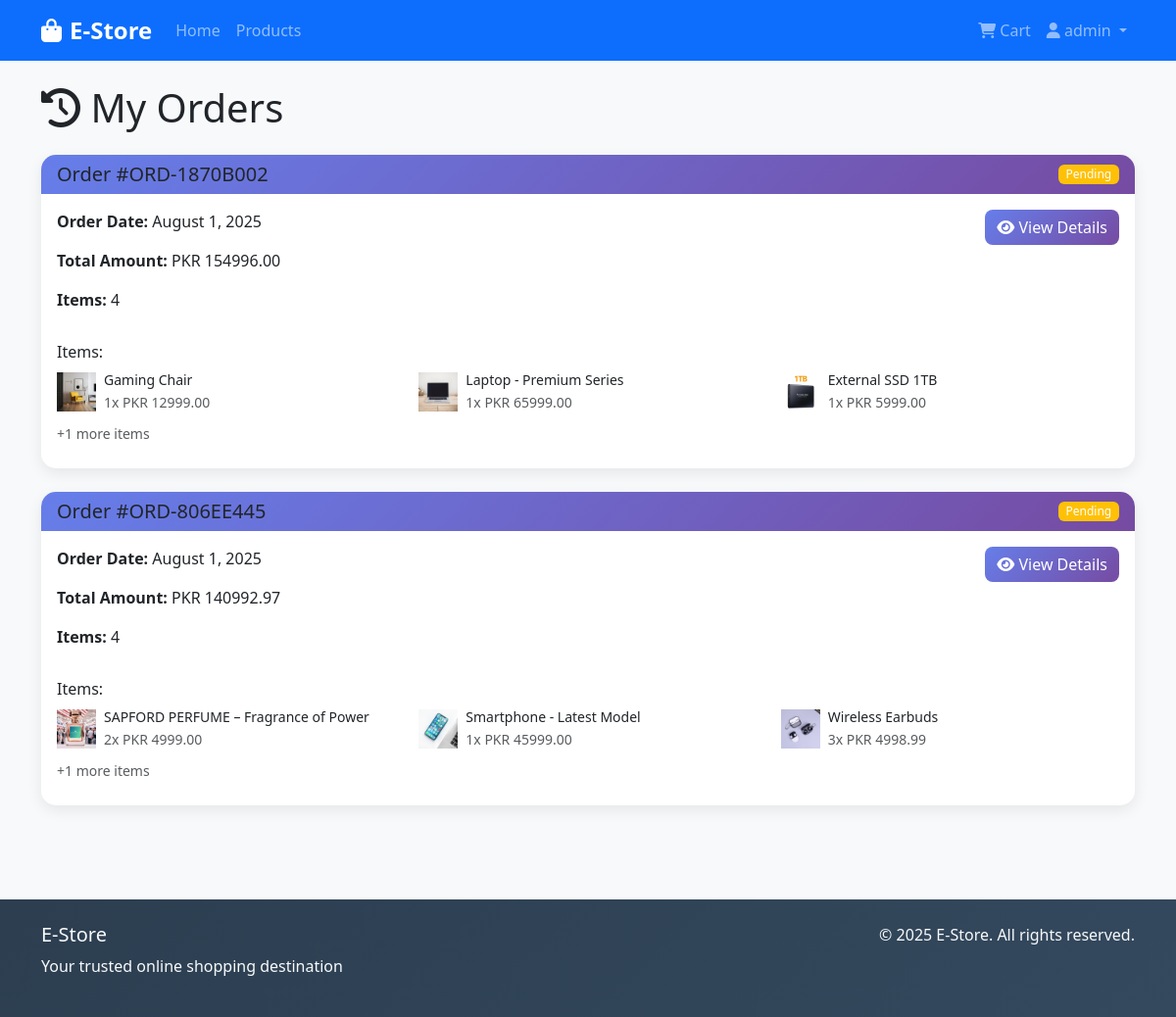
Screenshot of /orders/ (signed in) with the database file from the repository.
### store/models.py (models this page shows, shortened)
class Order(models.Model):
    STATUS_CHOICES = [
        ('pending', 'Pending'),
        ('processing', 'Processing'),
        ('shipped', 'Shipped'),
        ('delivered', 'Delivered'),
        ('cancelled', 'Cancelled'),
    ]
    user = models.ForeignKey(User, on_delete=models.CASCADE)
    order_number = models.CharField(max_length=20, unique=True, null=True, blank=True)
    total_amount = models.DecimalField(max_digits=10, decimal_places=2)
    status = models.CharField(max_length=20, choices=STATUS_CHOICES, default='pending')
    shipping_address = models.TextField()
    phone_number = models.CharField(max_length=15)
    created_at = models.DateTimeField(auto_now_add=True)
    updated_at = models.DateTimeField(auto_now=True)

class OrderItem(models.Model):
    order = models.ForeignKey(Order, on_delete=models.CASCADE, related_name='items')
    product = models.ForeignKey(Product, on_delete=models.CASCADE)
    quantity = models.IntegerField()
    price = models.DecimalField(max_digits=10, decimal_places=2)

class Product(models.Model):
    name = models.CharField(max_length=200)
    description = models.TextField()
    price = models.DecimalField(max_digits=10, decimal_places=2)
    image = models.ImageField(upload_to='products/', blank=True, null=True)
    stock = models.IntegerField(default=0, validators=[MinValueValidator(0)])
    created_at = models.DateTimeField(auto_now_add=True)
    updated_at = models.DateTimeField(auto_now=True)

### store/views.py (the view)
# urls.py: path('orders/', views.order_history, name='order_history'),
@login_required
def order_history(request):
    orders = Order.objects.filter(user=request.user).order_by('-created_at')
    return render(request, 'store/order_history.html', {'orders': orders})

### store/templates/store/order_history.html (shortened to what this page needs)
{% extends 'base.html' %}
{% load static %}
{% block content %}
<div class="container">
    <h1 class="mb-4">
        <i class="fas fa-history"></i> My Orders
    </h1>
    {% if orders %}
        <div class="row">
            {% for order in orders %}
            <div class="col-12 mb-4">
                <div class="card">
                    <div class="card-header d-flex justify-content-between align-items-center">
                        <h5 class="mb-0">Order #{{ order.order_number }}</h5>
                        <span class="badge bg-{% if order.status == 'pending' %}warning{% elif order.status == 'processing' %}info{% elif order.status == 'shipped' %}primary{% elif order.status == 'delivered' %}success{% else %}danger{% endif %}">
                            {{ order.get_status_display }}
                        </span>
                    </div>
                    <div class="card-body">
                        <div class="row">
                            <div class="col-md-6">
                                <p><strong>Order Date:</strong> {{ order.created_at|date:"F j, Y" }}</p>
                                <p><strong>Total Amount:</strong> PKR {{ order.total_amount }}</p>
                                <p><strong>Items:</strong> {{ order.items.count }}</p>
                            </div>
                            <div class="col-md-6 text-md-end">
                                <a href="{% url 'order_detail' order.id %}" class="btn btn-primary">
                                    <i class="fas fa-eye"></i> View Details
                                </a>
                            </div>
                        </div>
                        <div class="mt-3">
                            <h6>Items:</h6>
                            <div class="row">
                                {% for item in order.items.all|slice:":3" %}
                                <div class="col-md-4 mb-2">
                                    <div class="d-flex align-items-center">
                                        {% if item.product.image %}
                                            <img src="{{ item.product.image.url }}" alt="{{ item.product.name }}" class="me-2" style="width: 40px; height: 40px; object-fit: cover;">
                                        {% else %}
                                            <div class="bg-light me-2 d-flex align-items-center justify-content-center" style="width: 40px; height: 40px;">
                                                <i class="fas fa-image text-muted"></i>
                                            </div>
                                        {% endif %}
                                        <div>
                                            <small class="d-block">{{ item.product.name }}</small>
                                            <small class="text-muted">{{ item.quantity }}x PKR {{ item.price }}</small>
                                        </div>
                                    </div>
                                </div>
                                {% endfor %}
                                {% if order.items.count > 3 %}
                                <div class="col-md-4 mb-2">
                                    <div class="text-muted">
                                        <small>+{{ order.items.count|add:"-3" }} more items</small>
                                    </div>
                                </div>
                                {% endif %}
                            </div>
                        </div>
                    </div>
                </div>
            </div>
            {% endfor %}
        </div>
    {% endif %}
</div>
{% endblock %}

### store/templates/base.html (shortened to what this page needs)
{% load static %}
<!DOCTYPE html>
<html lang="en">
<head>
    <link href="https://cdn.jsdelivr.net/npm/bootstrap@5.3.0/dist/css/bootstrap.min.css" rel="stylesheet">
    <link rel="stylesheet" href="https://cdnjs.cloudflare.com/ajax/libs/font-awesome/6.4.0/css/all.min.css">
    <link rel="stylesheet" href="{% static 'css/style.css' %}">
</head>
<body>
    <nav class="navbar navbar-expand-lg navbar-dark bg-primary">
        <div class="container">
            <a class="navbar-brand fw-bold" href="{% url 'home' %}">
                <i class="fas fa-shopping-bag me-2"></i>E-Store
            </a>
            <div class="collapse navbar-collapse" id="navbarNav">
                <ul class="navbar-nav me-auto">
                    <li class="nav-item">
                        <a class="nav-link" href="{% url 'home' %}">Home</a>
                    </li>
                    <li class="nav-item">
                        <a class="nav-link" href="{% url 'product_list' %}">Products</a>
                    </li>
                </ul>
                <ul class="navbar-nav">
                    <li class="nav-item">
                        <a class="nav-link" href="{% url 'view_cart' %}">
                            <i class="fas fa-shopping-cart"></i> Cart
                        </a>
                    </li>
                    {% if user.is_authenticated %}
                        <li class="nav-item dropdown">
                            <a class="nav-link dropdown-toggle" href="#" role="button" data-bs-toggle="dropdown">
                                <i class="fas fa-user"></i> {{ user.username }}
                            </a>
                        </li>
                    {% endif %}
                </ul>
            </div>
        </div>
    </nav>
    <main class="py-4">
        {% block content %}
        {% endblock %}
    </main>
    <footer class="bg-dark text-light py-4 mt-5">
        <div class="container">
            <div class="row">
                <div class="col-md-6">
                    <h5>E-Store</h5>
                    <p>Your trusted online shopping destination</p>
                </div>
                <div class="col-md-6 text-md-end">
                    <p>&copy; 2025 E-Store. All rights reserved.</p>
                </div>
            </div>
        </div>
    </footer>
</body>
</html>

### store/static/css/style.css (style rules this page uses)
body { background-color: #f8f9fa; font-family: 'Segoe UI', Tahoma, Geneva, Verdana, sans-serif; }
.navbar-brand { font-weight: 700; font-size: 1.5rem; }
.navbar-nav .nav-link { font-weight: 500; transition: color 0.3s ease; }
.btn { border-radius: 8px; font-weight: 500; transition: all 0.3s ease; }
.btn-primary { background: linear-gradient(135deg, #667eea 0%, #764ba2 100%); border: none; }
.card { border: none; border-radius: 15px; box-shadow: 0 5px 15px rgba(0, 0, 0, 0.08); transition: box-shadow 0.3s ease; }
.card-header { background: linear-gradient(135deg, #667eea 0%, #764ba2 100%); border: none; border-radius: 15px 15px 0 0 !important; }
.badge { border-radius: 6px; font-weight: 500; }
footer { background: linear-gradient(135deg, #2c3e50 0%, #34495e 100%); color: #fff; }

### rows the page displays
Order: order_number "ORD-1870B002", status "Pending", created_at "August 1, 2025", total_amount "154996.00", items.count "4", items.count|add "1"
OrderItem: product.image (picture), product.name "Gaming Chair", quantity "1", price "12999.00"
OrderItem: product.image (picture), product.name "Laptop - Premium Series", quantity "1", price "65999.00"
OrderItem: product.image (picture), product.name "External SSD 1TB", quantity "1", price "5999.00"
Order: order_number "ORD-806EE445", status "Pending", created_at "August 1, 2025", total_amount "140992.97", items.count "4", items.count|add "1"
OrderItem: product.image (picture), product.name "SAPFORD PERFUME – Fragrance of Power", quantity "2", price "4999.00"
OrderItem: product.image (picture), product.name "Smartphone - Latest Model", quantity "1", price "45999.00"
OrderItem: product.image (picture), product.name "Wireless Earbuds", quantity "3", price "4998.99"

### other values shown
{{ user.username }} "admin"
